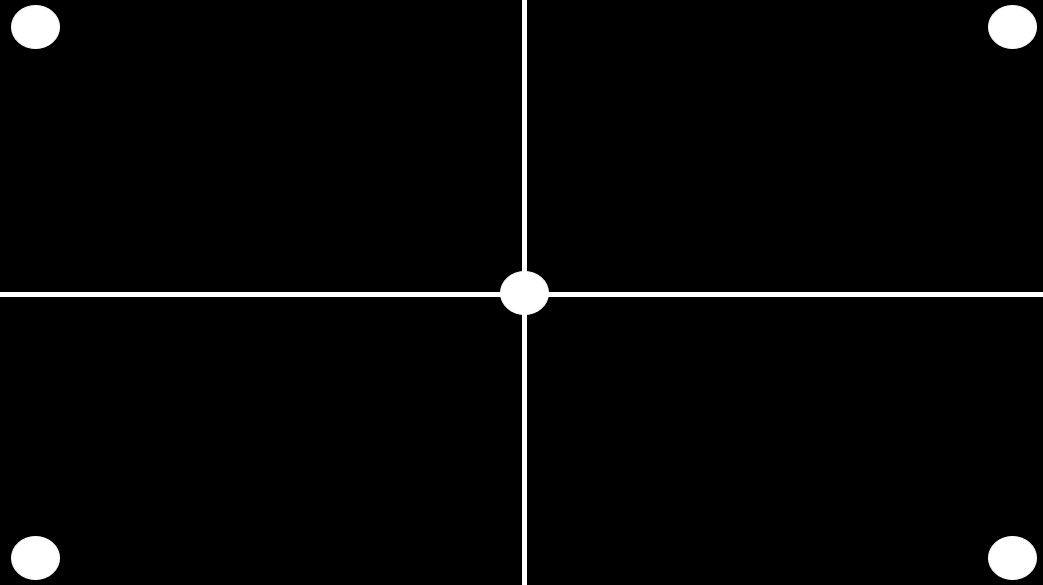
#> input picture screen_shoot_background_4.jpg, 1043 x 585 px
$ python yoon.py
#> lines starting #> are read from the running program, lines starting #| are printed output that depends on the picture; after the words box and inside, x2 and y2 are one past the last pixel; in counts of white or black regions, pixels touching at a corner belong together
import cv2
import numpy as np
# git push 테스트
point_list = []

def draw_circle(image, image_with_box, center_x2, center_y2):
    COLOR = (0, 255, 0)
    RADIUS = 15 #반지름

    cv2.circle(image_with_box, (center_x2 + 3, center_y2), RADIUS, COLOR, cv2.FILLED, cv2.LINE_AA) #눈으로 봤을 때 너무 중앙에 안맞아서 일딴 +3 했음 (지워도 됨)

def Capture_Event(event, x, y, flags, params):
    if event == cv2.EVENT_LBUTTONDOWN:
        print(x, y)
        point_list.append((x, y))  # 중점 좌표를 추가

def draw_bounding_box(image, points):
    x, y, w, h = cv2.boundingRect(points)
    if w > 15 and h > 15 and w < 100 and h < 100:
        cv2.rectangle(image, (x, y), (x + w, y + h), (0, 255, 0), 2)

        center_x = x + w // 2
        center_y = y + h // 2
        point_list.append((center_x, center_y))

    return image

def find_gray_corners(image):
    lower_gray = np.array([100, 100, 100], dtype=np.uint8)
    upper_gray = np.array([255, 255, 255], dtype=np.uint8)

    gray = cv2.cvtColor(image, cv2.COLOR_BGR2GRAY)
    _, thresh = cv2.threshold(gray, 200, 255, cv2.THRESH_BINARY)

    mask = cv2.inRange(image, lower_gray, upper_gray)
    edges = cv2.Canny(mask, 30, 150)

    contours, _ = cv2.findContours(edges, cv2.RETR_EXTERNAL, cv2.CHAIN_APPROX_SIMPLE)
    corners = []
    for contour in contours:
        epsilon = 0.1 * cv2.arcLength(contour, True)
        approx = cv2.approxPolyDP(contour, epsilon, True)
        if len(approx) == 4:
            corners.append(approx)

    return corners

def main():

    image_path = 'screen_shoot_background_4.jpg'

    image = cv2.imread(image_path)
#> image is the input picture: shape (585, 1043, 3); min 0, max 255, mean 6.7

    h, w, _ = image.shape
#> h = 585; w = 1043

    center_x2 = w // 2
#> center_x2 = 521
    center_y2 = h // 2
#> center_y2 = 292

    image_with_box = image.copy()

    draw_circle(image, image_with_box, center_x2, center_y2)
#> in draw_circle, `cv2.circle(image_with_box, (center_x2 + 3, center_y2), RADIUS, COLOR, ..`:
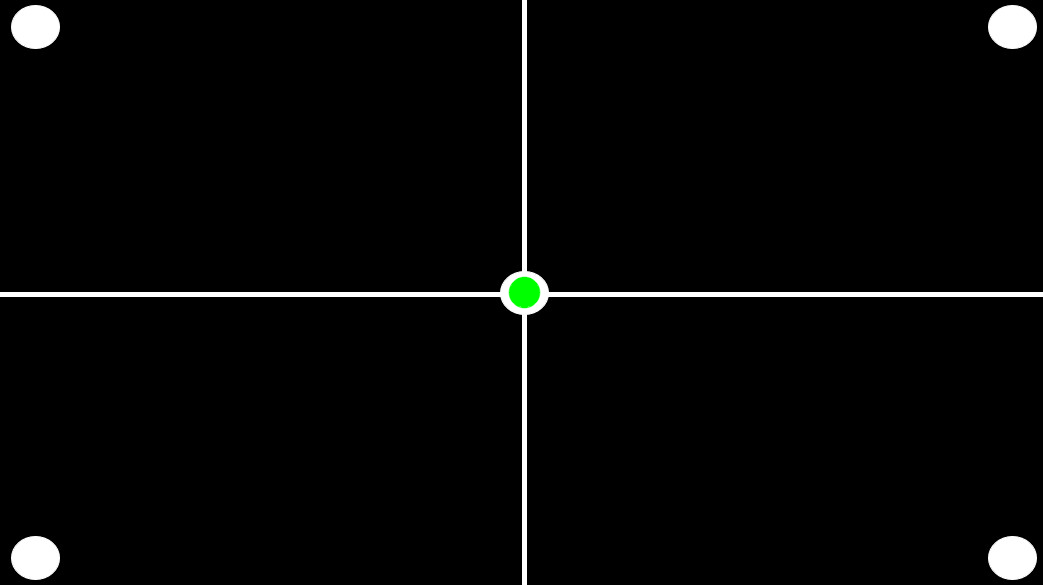
#> image_with_box: shape (585, 1043, 3); 0.14% of pixels changed, all inside (x1, y1, x2, y2) = (508, 276, 541, 309)


    gray_corners = find_gray_corners(image)
#> in find_gray_corners, `_, thresh = cv2.threshold(gray, 200, 255, cv2.THRESH_BINARY)`: thresh: shape (585, 1043); 2.6% white; 5 white regions, box (x1, y1, x2, y2) and area: (0, 0, 1043, 585) 9331, (988, 5, 1037, 49) 1653, (11, 5, 60, 49) 1651, (11, 536, 60, 580) 1650, (988, 536, 1037, 580) 1650
#> in find_gray_corners, `mask = cv2.inRange(image, lower_gray, upper_gray)`: mask: shape (585, 1043); 2.7% white; 5 white regions, box (x1, y1, x2, y2) and area: (0, 0, 1043, 585) 9383, (11, 5, 60, 49) 1708, (988, 5, 1037, 49) 1708, (11, 536, 60, 580) 1708, (988, 536, 1037, 580) 1708
#> in find_gray_corners, `edges = cv2.Canny(mask, 30, 150)`:
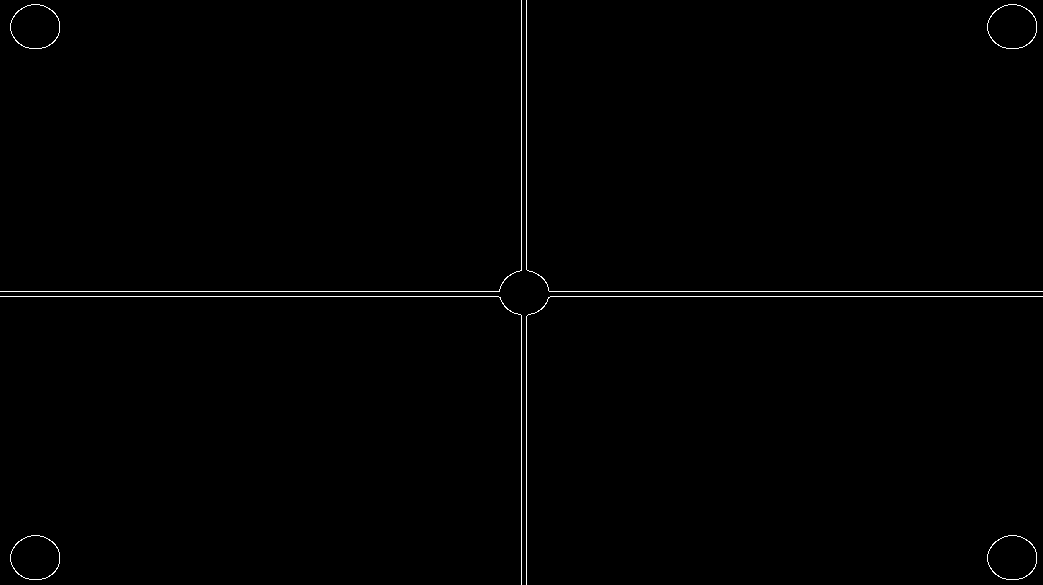
#> edges: shape (585, 1043); 0.63% white in thin lines or dots
#> in find_gray_corners, `contours, _ = cv2.findContours(edges, cv2.RETR_EXTERNAL, cv2.CHAIN_APP..`: contours = 8 contours, 4 with area under 20; largest, box (x1, y1, x2, y2) and area: (987, 535, 1037, 580) 1715, (10, 535, 60, 580) 1715, (987, 4, 1037, 49) 1715, (10, 4, 60, 49) 1715
#> the loop in find_gray_corners, `for contour in contours:` made 8 passes
#> (epsilon, approx) on passes 1 to 8: (15.55, [[995, 541], [995, 574], [1032, 571], [1029, 541]]), (15.55, [[18, 541], [18, 574], [55, 571], [52, 541]]), (158.9, [[526, 584], [550, 296], [1042, 296], [548, 297]]), (160, [[0, 296], [498, 296], [521, 584], [500, 297]]), (15.55, [[995, 10], [995, 43], [1032, 40], [1029, 10]]), (15.55, [[18, 10], [18, 43], [55, 40], [52, 10]]), (159.6, [[526, 0], [549, 291], [1042, 291], [549, 291]]), (160.6, [[521, 0], [498, 291], [0, 291], [499, 291]])
#> after the loop in find_gray_corners, `for contour in contours:`: corners = 8 contours, 1 with area under 20; largest, box (x1, y1, x2, y2) and area: (995, 541, 1033, 575) 1120, (18, 541, 56, 575) 1120, (995, 10, 1033, 44) 1120, (18, 10, 56, 44) 1120, (0, 0, 522, 292) 146, (526, 296, 1043, 585) 30, (0, 296, 522, 585) 28
#> gray_corners has the same summary as corners in find_gray_corners

    for corners in gray_corners:
        image_with_box = draw_bounding_box(image_with_box, corners)
#> this loop made 8 passes
#> (corners, x in draw_bounding_box, y in draw_bounding_box, w in draw_bounding_box, h in draw_bounding_box, center_x in draw_bounding_box, center_y in draw_bounding_box) on passes 1, 2, 5, 6: ([[995, 541], [995, 574], [1032, 571], [1029, 541]], 995, 541, 38, 34, 1014, 558), ([[18, 541], [18, 574], [55, 571], [52, 541]], 18, 541, 38, 34, 37, 558), ([[995, 10], [995, 43], [1032, 40], [1029, 10]], 995, 10, 38, 34, 1014, 27), ([[18, 10], [18, 43], [55, 40], [52, 10]], 18, 10, 38, 34, 37, 27)
#> (corners, x in draw_bounding_box, y in draw_bounding_box, w in draw_bounding_box, h in draw_bounding_box) on passes 3, 4, 7, 8: ([[526, 584], [550, 296], [1042, 296], [548, 297]], 526, 296, 517, 289), ([[0, 296], [498, 296], [521, 584], [500, 297]], 0, 296, 522, 289), ([[526, 0], [549, 291], [1042, 291], [549, 291]], 526, 0, 517, 292), ([[521, 0], [498, 291], [0, 291], [499, 291]], 0, 0, 522, 292)
#> pass 1, in main, `image_with_box = draw_bounding_box(image_with_box, corners)`:
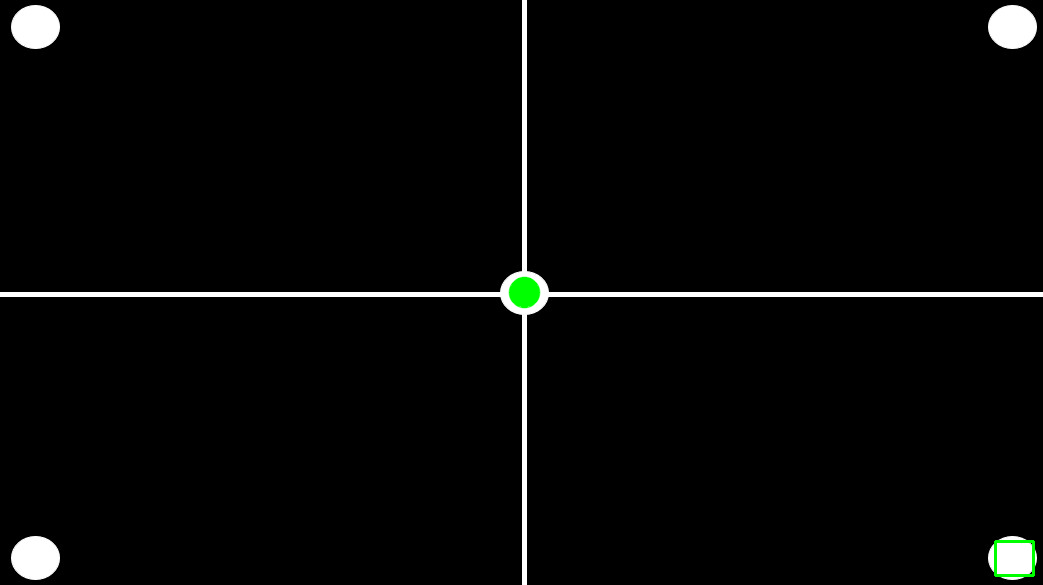
#> image_with_box: shape (585, 1043, 3); 0.07% of pixels changed, all inside (x1, y1, x2, y2) = (994, 540, 1035, 577)
#> pass 2, in main, `image_with_box = draw_bounding_box(image_with_box, corners)`:
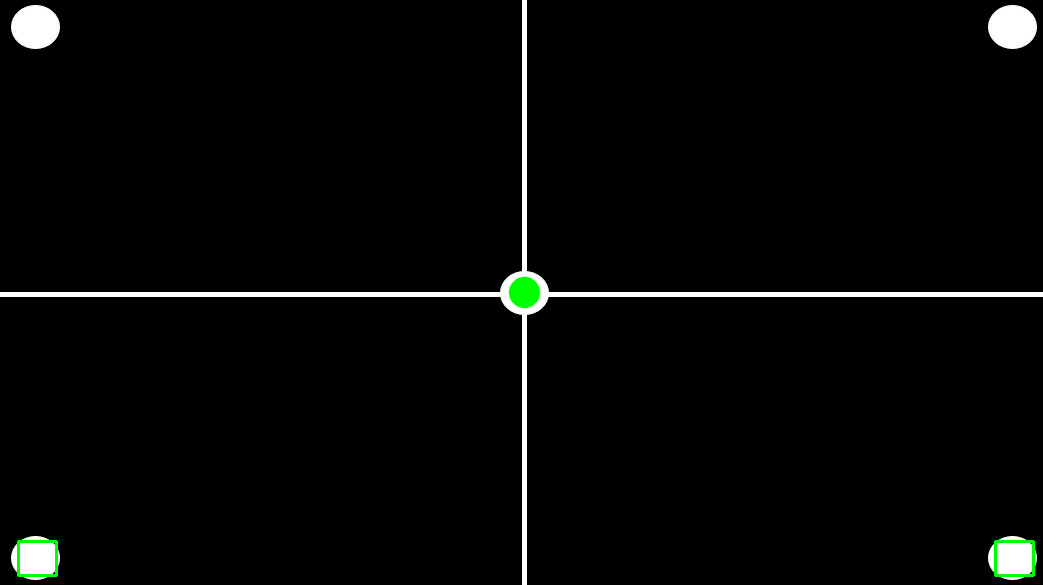
#> image_with_box: shape (585, 1043, 3); 0.07% of pixels changed, all inside (x1, y1, x2, y2) = (17, 540, 58, 577)
#> after the loop:
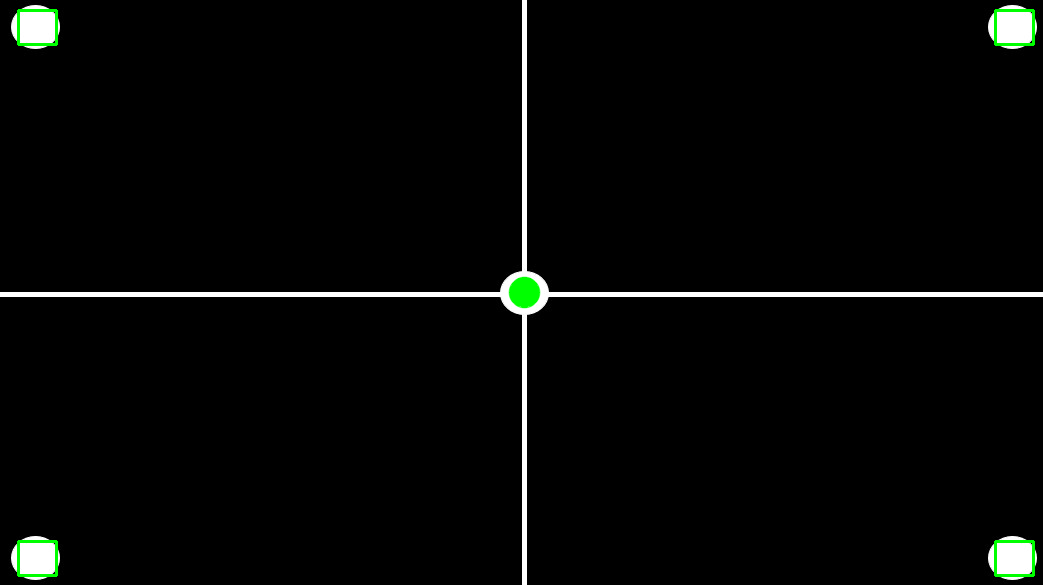
#> image_with_box: shape (585, 1043, 3); 0.14% of pixels changed, all inside (x1, y1, x2, y2) = (17, 9, 1035, 46)


    top_left = point_list[3]
#> top_left = (37, 27)
    bottom_left = point_list[1]
#> bottom_left = (37, 558)
    top_right = point_list[2]
#> top_right = (1014, 27)
    bottom_right = point_list[0]
#> bottom_right = (1014, 558)

    cropped_image = image[top_left[1]:bottom_left[1], top_left[0]:top_right[0]]
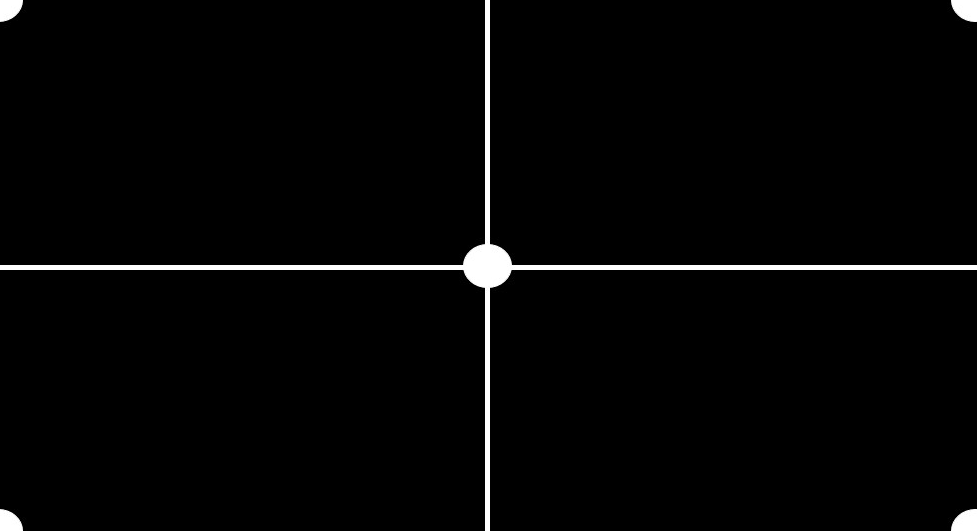
#> cropped_image: shape (531, 977, 3); min 0, max 255, mean 5.1

    # cv2.imshow("cut image", cropped_image)
    saveCutImg = cv2.imwrite('cutImg.jpg', cropped_image)

    cv2.imshow("result", image_with_box)

    if saveCutImg:
        print("이미지 변수에 저장 성공")

        print(center_x2, center_y2)
#| 521 292
    else:
        print("이미지 변수에 저장 실패")

    cv2.setMouseCallback('result', Capture_Event)
    cv2.waitKey(0)

if __name__ == "__main__":
    main()
